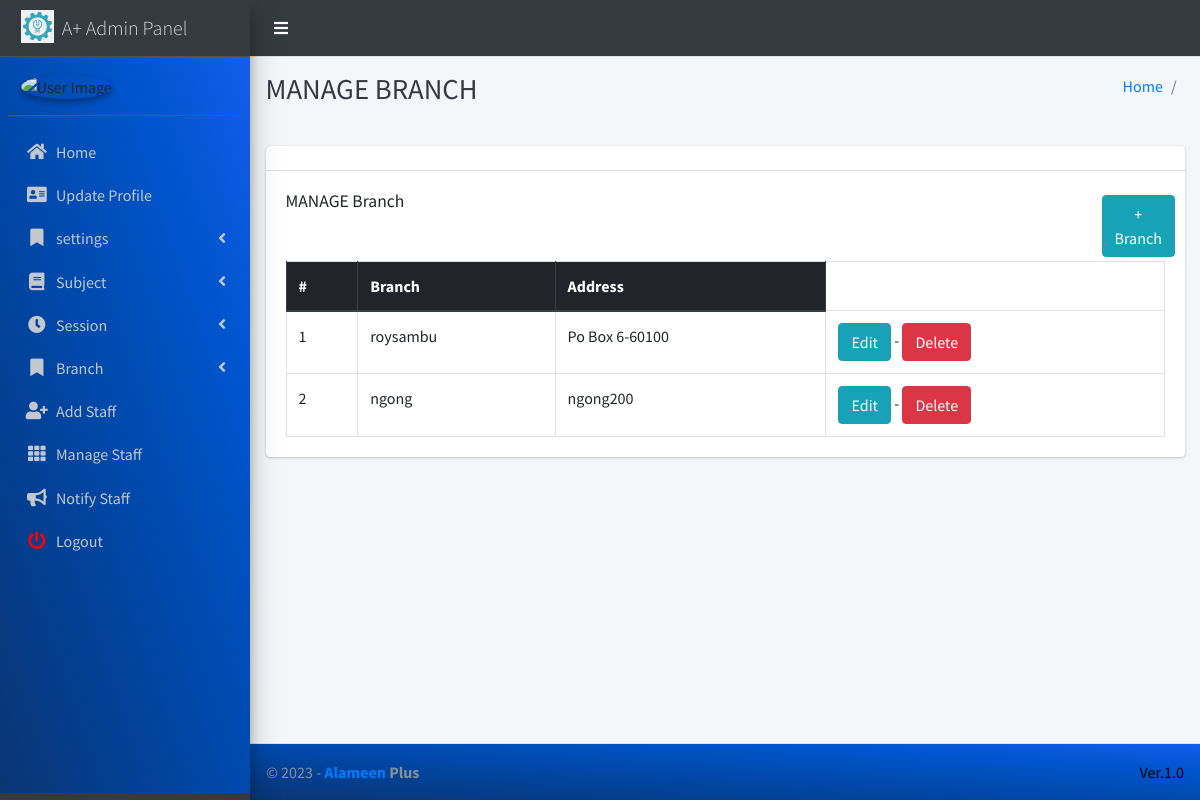
Page /manage/branch/ (signed in) on the committed database.
### main_app/models.py (models this page shows, shortened)
class Branch(models.Model):
    branch_id=models.AutoField(primary_key=True)
    name = models.CharField(max_length=20, unique=True)
    address= models.CharField(max_length=100)

### main_app/hod_views.py (the view)
# urls.py: path('manage/branch/', hod_views.manage_branch, name='manage_branch'),
@login_required(redirect_field_name="user_login")
def manage_branch(request):
    branch = Branch.objects.all()
    context = {
        'branch': branch
    }
    return render(request, "hod_template/manage_branch.html", context)

### main_app/models.py (called while the page is built)
    def __str__(self):
        return  self.first_name + " " + self.last_name

### main_app/templates/hod_template/manage_branch.html (shortened to what this page needs)
{% extends 'main_app/base.html' %}
{% load static %}
{% block page_title %}MANAGE BRANCH{% endblock page_title %}
{% block content %}
<section class="content">
    <div class="container-fluid">
        <div class="row">
            <div class="col-md-12">
                <div class="card">
                    <div class="card-header">
                    </div>
                    <div class="card-body">
                        <div class="row">
                            <div class="col-md-11">
                                <h3 class="card-title">MANAGE Branch</h3>
                            </div>
                            <div class="col-md-1 p-1">
                                <a class="btn btn-info" href="{% url 'add_branch' %}"> + Branch</a>
                            </div>
                        </div>
                        <table id="example2" class="table table-bordered table-hover">
                            <thead class="thead-dark">
                                <tr>
                                    <th>#</th>
                                    <th>Branch</th>
                                    <th>Address</th>
                                </tr>
                            </thead>
                            <tbody>
                                {% for branch in branch %}
                                <tr>
                                    <td>{{ forloop.counter }}</td>
                                    <td>{{branch.name}}</td>
                                    <td>{{branch.address}}</td>
                                    <td>
                                        <a href="{% url 'update_branch' branch.branch_id %}" class="btn btn-info">Edit</a> -
                                        <a href="{% url 'delete_branch' branch.branch_id %}" onclick="return confirm('Are you sure you want to delete this Branch ?')" class="btn btn-danger">Delete</a>
                                    </td>
                                </tr>
                                {% endfor %}
                            </tbody>
                        </table>
                    </div>
                </div>
            </div>
        </div>
    </div>
</section>
{% endblock content %}

### rows in the picture
Branch: name "roysambu", address "Po Box 6-60100"
Branch: name "ngong", address "ngong200"
